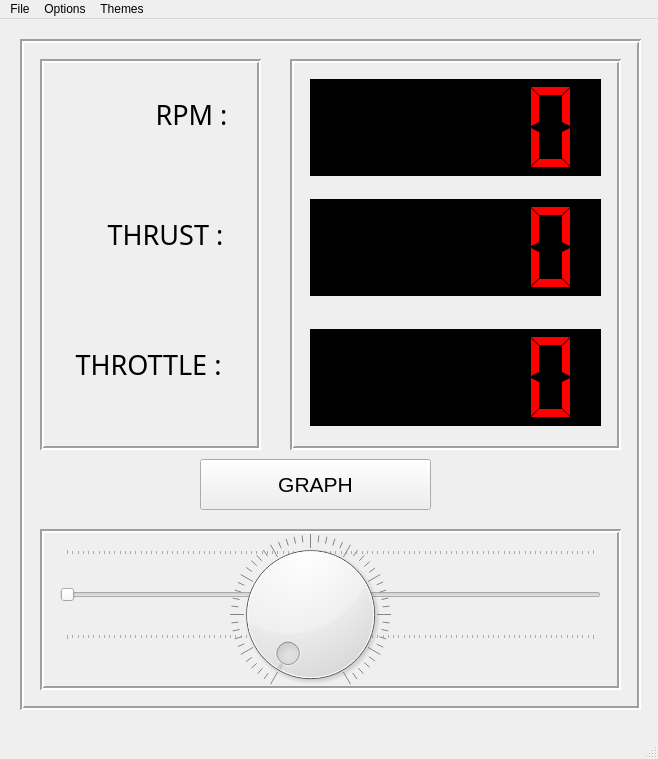
<?xml version="1.0" encoding="UTF-8"?>
<ui version="4.0">
 <class>MainWindow</class>
 <widget class="QMainWindow" name="MainWindow">
  <property name="geometry">
   <rect>
    <x>0</x>
    <y>0</y>
    <width>658</width>
    <height>759</height>
   </rect>
  </property>
  <property name="windowTitle">
   <string>MainWindow</string>
  </property>
  <property name="styleSheet">
   <string notr="true"/>
  </property>
  <widget class="QWidget" name="centralwidget">
   <widget class="QFrame" name="frame">
    <property name="geometry">
     <rect>
      <x>20</x>
      <y>20</y>
      <width>621</width>
      <height>671</height>
     </rect>
    </property>
    <property name="frameShape">
     <enum>QFrame::Box</enum>
    </property>
    <property name="frameShadow">
     <enum>QFrame::Sunken</enum>
    </property>
    <property name="lineWidth">
     <number>2</number>
    </property>
    <property name="midLineWidth">
     <number>0</number>
    </property>
    <widget class="QFrame" name="frame_2">
     <property name="geometry">
      <rect>
       <x>20</x>
       <y>20</y>
       <width>221</width>
       <height>391</height>
      </rect>
     </property>
     <property name="frameShape">
      <enum>QFrame::Box</enum>
     </property>
     <property name="frameShadow">
      <enum>QFrame::Sunken</enum>
     </property>
     <property name="lineWidth">
      <number>2</number>
     </property>
     <widget class="QLabel" name="label_3">
      <property name="geometry">
       <rect>
        <x>8</x>
        <y>260</y>
        <width>201</width>
        <height>91</height>
       </rect>
      </property>
      <property name="font">
       <font>
        <family>Segoe UI Semibold</family>
        <pointsize>20</pointsize>
       </font>
      </property>
      <property name="text">
       <string>THROTTLE :</string>
      </property>
      <property name="alignment">
       <set>Qt::AlignCenter</set>
      </property>
     </widget>
     <widget class="QLabel" name="label_2">
      <property name="geometry">
       <rect>
        <x>40</x>
        <y>130</y>
        <width>171</width>
        <height>91</height>
       </rect>
      </property>
      <property name="font">
       <font>
        <family>Segoe UI Semibold</family>
        <pointsize>20</pointsize>
       </font>
      </property>
      <property name="text">
       <string>THRUST :</string>
      </property>
      <property name="alignment">
       <set>Qt::AlignCenter</set>
      </property>
     </widget>
     <widget class="QLabel" name="label">
      <property name="geometry">
       <rect>
        <x>101</x>
        <y>10</y>
        <width>101</width>
        <height>91</height>
       </rect>
      </property>
      <property name="font">
       <font>
        <family>Segoe UI Semibold</family>
        <pointsize>20</pointsize>
       </font>
      </property>
      <property name="text">
       <string>RPM :</string>
      </property>
      <property name="alignment">
       <set>Qt::AlignCenter</set>
      </property>
     </widget>
    </widget>
    <widget class="QFrame" name="frame_3">
     <property name="geometry">
      <rect>
       <x>270</x>
       <y>20</y>
       <width>331</width>
       <height>391</height>
      </rect>
     </property>
     <property name="frameShape">
      <enum>QFrame::Box</enum>
     </property>
     <property name="frameShadow">
      <enum>QFrame::Sunken</enum>
     </property>
     <property name="lineWidth">
      <number>2</number>
     </property>
     <widget class="QLCDNumber" name="lcdNumber_3">
      <property name="geometry">
       <rect>
        <x>20</x>
        <y>270</y>
        <width>291</width>
        <height>97</height>
       </rect>
      </property>
      <property name="font">
       <font>
        <pointsize>20</pointsize>
       </font>
      </property>
      <property name="styleSheet">
       <string notr="true">QLCDNumber{
	background-color: rgb(0, 0, 0);
	color: rgb(255, 0, 0);
}</string>
      </property>
      <property name="frameShadow">
       <enum>QFrame::Sunken</enum>
      </property>
      <property name="segmentStyle">
       <enum>QLCDNumber::Flat</enum>
      </property>
     </widget>
     <widget class="QLCDNumber" name="lcdNumber_2">
      <property name="geometry">
       <rect>
        <x>20</x>
        <y>140</y>
        <width>291</width>
        <height>97</height>
       </rect>
      </property>
      <property name="font">
       <font>
        <pointsize>20</pointsize>
       </font>
      </property>
      <property name="styleSheet">
       <string notr="true">QLCDNumber{
	background-color: rgb(0, 0, 0);
	color: rgb(255, 0, 0);
}</string>
      </property>
      <property name="frameShadow">
       <enum>QFrame::Sunken</enum>
      </property>
      <property name="segmentStyle">
       <enum>QLCDNumber::Flat</enum>
      </property>
     </widget>
     <widget class="QLCDNumber" name="lcdNumber_1">
      <property name="geometry">
       <rect>
        <x>20</x>
        <y>20</y>
        <width>291</width>
        <height>97</height>
       </rect>
      </property>
      <property name="font">
       <font>
        <pointsize>20</pointsize>
       </font>
      </property>
      <property name="styleSheet">
       <string notr="true">QLCDNumber{
	background-color: rgb(0, 0, 0);
	color: rgb(255, 0, 0);
}</string>
      </property>
      <property name="frameShadow">
       <enum>QFrame::Sunken</enum>
      </property>
      <property name="segmentStyle">
       <enum>QLCDNumber::Flat</enum>
      </property>
     </widget>
    </widget>
    <widget class="QFrame" name="frame_4">
     <property name="geometry">
      <rect>
       <x>20</x>
       <y>490</y>
       <width>581</width>
       <height>161</height>
      </rect>
     </property>
     <property name="frameShape">
      <enum>QFrame::Box</enum>
     </property>
     <property name="frameShadow">
      <enum>QFrame::Sunken</enum>
     </property>
     <property name="lineWidth">
      <number>2</number>
     </property>
     <widget class="QSlider" name="horizontalSlider">
      <property name="geometry">
       <rect>
        <x>20</x>
        <y>20</y>
        <width>541</width>
        <height>91</height>
       </rect>
      </property>
      <property name="cursor">
       <cursorShape>PointingHandCursor</cursorShape>
      </property>
      <property name="autoFillBackground">
       <bool>false</bool>
      </property>
      <property name="maximum">
       <number>100</number>
      </property>
      <property name="orientation">
       <enum>Qt::Horizontal</enum>
      </property>
      <property name="invertedAppearance">
       <bool>false</bool>
      </property>
      <property name="invertedControls">
       <bool>false</bool>
      </property>
      <property name="tickPosition">
       <enum>QSlider::TicksBothSides</enum>
      </property>
     </widget>
     <widget class="QDial" name="dial">
      <property name="geometry">
       <rect>
        <x>160</x>
        <y>5</y>
        <width>221</width>
        <height>161</height>
       </rect>
      </property>
      <property name="cursor">
       <cursorShape>PointingHandCursor</cursorShape>
      </property>
      <property name="maximum">
       <number>100</number>
      </property>
      <property name="orientation">
       <enum>Qt::Horizontal</enum>
      </property>
      <property name="wrapping">
       <bool>false</bool>
      </property>
      <property name="notchesVisible">
       <bool>true</bool>
      </property>
     </widget>
    </widget>
    <widget class="QPushButton" name="pushButton">
     <property name="geometry">
      <rect>
       <x>180</x>
       <y>420</y>
       <width>231</width>
       <height>51</height>
      </rect>
     </property>
     <property name="font">
      <font>
       <family>Segoe UI</family>
       <pointsize>16</pointsize>
      </font>
     </property>
     <property name="text">
      <string>GRAPH</string>
     </property>
    </widget>
   </widget>
  </widget>
  <widget class="QMenuBar" name="menubar">
   <property name="geometry">
    <rect>
     <x>0</x>
     <y>0</y>
     <width>658</width>
     <height>26</height>
    </rect>
   </property>
   <widget class="QMenu" name="menuFile">
    <property name="title">
     <string>File</string>
    </property>
    <addaction name="actionSave"/>
    <addaction name="separator"/>
    <addaction name="actionOpen"/>
    <addaction name="separator"/>
   </widget>
   <widget class="QMenu" name="menuOptions">
    <property name="title">
     <string>Options</string>
    </property>
    <widget class="QMenu" name="menuThrottle_Input">
     <property name="title">
      <string>Throttle Input</string>
     </property>
     <widget class="QMenu" name="menuDigital">
      <property name="title">
       <string>Digital</string>
      </property>
      <addaction name="actionSlider"/>
      <addaction name="separator"/>
      <addaction name="actionDial"/>
      <addaction name="separator"/>
     </widget>
     <addaction name="menuDigital"/>
     <addaction name="separator"/>
     <addaction name="actionPhysical"/>
     <addaction name="separator"/>
    </widget>
    <addaction name="actionPort"/>
    <addaction name="separator"/>
    <addaction name="menuThrottle_Input"/>
    <addaction name="separator"/>
   </widget>
   <widget class="QMenu" name="menuThemes_2">
    <property name="title">
     <string>Themes</string>
    </property>
    <addaction name="action1_2"/>
    <addaction name="separator"/>
    <addaction name="action2"/>
    <addaction name="separator"/>
    <addaction name="action3"/>
    <addaction name="separator"/>
    <addaction name="action4"/>
    <addaction name="separator"/>
    <addaction name="action5"/>
    <addaction name="separator"/>
    <addaction name="action6"/>
    <addaction name="separator"/>
    <addaction name="actionNone"/>
   </widget>
   <addaction name="menuFile"/>
   <addaction name="menuOptions"/>
   <addaction name="menuThemes_2"/>
  </widget>
  <widget class="QStatusBar" name="statusbar"/>
  <action name="actionSave">
   <property name="text">
    <string>Save</string>
   </property>
  </action>
  <action name="actionOpen">
   <property name="text">
    <string>Open</string>
   </property>
  </action>
  <action name="action1">
   <property name="text">
    <string>1</string>
   </property>
  </action>
  <action name="action1_2">
   <property name="text">
    <string>Yellow and Black</string>
   </property>
  </action>
  <action name="action2">
   <property name="text">
    <string>Blue and Black</string>
   </property>
  </action>
  <action name="action3">
   <property name="text">
    <string>Orange and Black_1</string>
   </property>
  </action>
  <action name="action4">
   <property name="text">
    <string>MultiColor</string>
   </property>
  </action>
  <action name="action5">
   <property name="text">
    <string>Orange and Black_2</string>
   </property>
  </action>
  <action name="action6">
   <property name="text">
    <string>Blue</string>
   </property>
  </action>
  <action name="actionNone">
   <property name="text">
    <string>None</string>
   </property>
  </action>
  <action name="actionPhysical">
   <property name="text">
    <string>Physical</string>
   </property>
  </action>
  <action name="actionPort">
   <property name="text">
    <string>Port</string>
   </property>
  </action>
  <action name="actionDial">
   <property name="text">
    <string>Dial</string>
   </property>
  </action>
  <action name="actionSlider">
   <property name="text">
    <string>Slider</string>
   </property>
  </action>
 </widget>
 <resources/>
 <connections/>
</ui>
